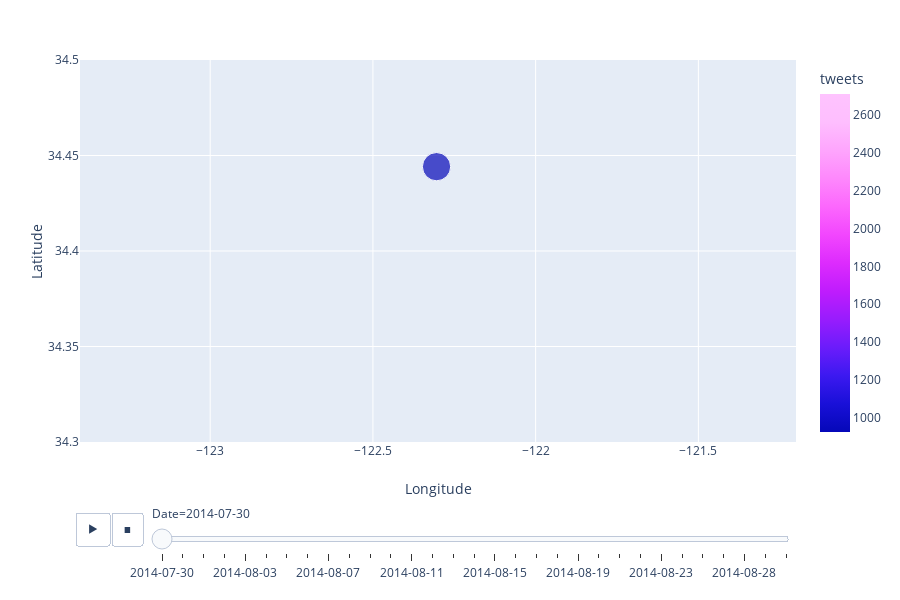

Notebook cell for this chart:
### Code cell
px.scatter(Napa_1, x='Longitude', y='Latitude', range_x=[-123.4, -121.2],\
           range_y=[34.3, 34.5], animation_frame='Date', color='tweets', size = 'Latitude')

### Figure 1 — Plotly figure (JSON) as saved in the notebook; plotly's stock layout.template omitted (floating-point values rounded to 4 significant figures)
{"data": [{"hoverlabel": {"namelength": 0}, "hovertemplate": "Date=2014-07-30<br>Longitude=%{x}<br>Latitude=%{marker.size}<br>tweets=%{marker.color}", "legendgroup": "", "marker": {"cmax": 2711, "cmin": 924, "color": [924], "colorbar": {"title": {"text": "tweets"}}, "colorscale": [[0, "#0508b8"], [0.08333, "#1910d8"], [0.1667, "#3c19f0"], [0.25, "#6b1cfb"], [0.3333, "#981cfd"], [0.4167, "#bf1cfd"], [0.5, "#dd2bfd"], [0.5833, "#f246fe"], [0.6667, "#fc67fd"], [0.75, "#fe88fc"], [0.8333, "#fea5fd"], [0.9167, "#febefe"], [1, "#fec3fe"]], "showscale": true, "size": [34.44], "sizemode": "area", "sizeref": 0.08611, "symbol": "circle"}, "mode": "markers", "name": "", "showlegend": false, "type": "scatter", "uid": "a453e2bf-a069-495b-a7e1-6b601e5aea7d", "x": [-122.3], "xaxis": "x", "y": [34.44], "yaxis": "y"}], "layout": {"grid": {"xaxes": ["x"], "xgap": 0.1, "xside": "bottom", "yaxes": ["y"], "ygap": 0.1, "yside": "left"}, "height": 600, "legend": {"itemsizing": "constant", "tracegroupgap": 0}, "margin": {"t": 60}, "sliders": [{"active": 0, "currentvalue": {"prefix": "Date="}, "len": 0.9, "pad": {"b": 10, "t": 60}, "steps": [{"args": [["2014-07-30"], {"frame": {"duration": 0, "redraw": false}, "fromcurrent": true, "mode": "immediate", "transition": {"duration": 0, "easing": "linear"}}], "label": "2014-07-30", "method": "animate"}, {"args": [["2014-07-31"], {"frame": {"duration": 0, "redraw": false}, "fromcurrent": true, "mode": "immediate", "transition": {"duration": 0, "easing": "linear"}}], "label": "2014-07-31", "method": "animate"}, {"args": [["2014-08-01"], {"frame": {"duration": 0, "redraw": false}, "fromcurrent": true, "mode": "immediate", "transition": {"duration": 0, "easing": "linear"}}], "label": "2014-08-01", "method": "animate"}, {"args": [["2014-08-02"], {"frame": {"duration": 0, "redraw": false}, "fromcurrent": true, "mode": "immediate", "transition": {"duration": 0, "easing": "linear"}}], "label": "2014-08-02", "method": "animate"}, {"args": [["2014-08-03"], {"frame": {"duration": 0, "redraw": false}, "fromcurrent": true, "mode": "immediate", "transition": {"duration": 0, "easing": "linear"}}], "label": "2014-08-03", "method": "animate"}, {"args": [["2014-08-04"], {"frame": {"duration": 0, "redraw": false}, "fromcurrent": true, "mode": "immediate", "transition": {"duration": 0, "easing": "linear"}}], "label": "2014-08-04", "method": "animate"}, {"args": [["2014-08-05"], {"frame": {"duration": 0, "redraw": false}, "fromcurrent": true, "mode": "immediate", "transition": {"duration": 0, "easing": "linear"}}], "label": "2014-08-05", "method": "animate"}, {"args": [["2014-08-06"], {"frame": {"duration": 0, "redraw": false}, "fromcurrent": true, "mode": "immediate", "transition": {"duration": 0, "easing": "linear"}}], "label": "2014-08-06", "method": "animate"}, {"args": [["2014-08-07"], {"frame": {"duration": 0, "redraw": false}, "fromcurrent": true, "mode": "immediate", "transition": {"duration": 0, "easing": "linear"}}], "label": "2014-08-07", "method": "animate"}, {"args": [["2014-08-08"], {"frame": {"duration": 0, "redraw": false}, "fromcurrent": true, "mode": "immediate", "transition": {"duration": 0, "easing": "linear"}}], "label": "2014-08-08", "method": "animate"}, {"args": [["2014-08-09"], {"frame": {"duration": 0, "redraw": false}, "fromcurrent": true, "mode": "immediate", "transition": {"duration": 0, "easing": "linear"}}], "label": "2014-08-09", "method": "animate"}, {"args": [["2014-08-10"], {"frame": {"duration": 0, "redraw": false}, "fromcurrent": true, "mode": "immediate", "transition": {"duration": 0, "easing": "linear"}}], "label": "2014-08-10", "method": "animate"}, {"args": [["2014-08-11"], {"frame": {"duration": 0, "redraw": false}, "fromcurrent": true, "mode": "immediate", "transition": {"duration": 0, "easing": "linear"}}], "label": "2014-08-11", "method": "animate"}, {"args": [["2014-08-12"], {"frame": {"duration": 0, "redraw": false}, "fromcurrent": true, "mode": "immediate", "transition": {"duration": 0, "easing": "linear"}}], "label": "2014-08-12", "method": "animate"}, {"args": [["2014-08-13"], {"frame": {"duration": 0, "redraw": false}, "fromcurrent": true, "mode": "immediate", "transition": {"duration": 0, "easing": "linear"}}], "label": "2014-08-13", "method": "animate"}, {"args": [["2014-08-14"], {"frame": {"duration": 0, "redraw": false}, "fromcurrent": true, "mode": "immediate", "transition": {"duration": 0, "easing": "linear"}}], "label": "2014-08-14", "method": "animate"}, {"args": [["2014-08-15"], {"frame": {"duration": 0, "redraw": false}, "fromcurrent": true, "mode": "immediate", "transition": {"duration": 0, "easing": "linear"}}], "label": "2014-08-15", "method": "animate"}, {"args": [["2014-08-16"], {"frame": {"duration": 0, "redraw": false}, "fromcurrent": true, "mode": "immediate", "transition": {"duration": 0, "easing": "linear"}}], "label": "2014-08-16", "method": "animate"}, {"args": [["2014-08-17"], {"frame": {"duration": 0, "redraw": false}, "fromcurrent": true, "mode": "immediate", "transition": {"duration": 0, "easing": "linear"}}], "label": "2014-08-17", "method": "animate"}, {"args": [["2014-08-18"], {"frame": {"duration": 0, "redraw": false}, "fromcurrent": true, "mode": "immediate", "transition": {"duration": 0, "easing": "linear"}}], "label": "2014-08-18", "method": "animate"}, {"args": [["2014-08-19"], {"frame": {"duration": 0, "redraw": false}, "fromcurrent": true, "mode": "immediate", "transition": {"duration": 0, "easing": "linear"}}], "label": "2014-08-19", "method": "animate"}, {"args": [["2014-08-20"], {"frame": {"duration": 0, "redraw": false}, "fromcurrent": true, "mode": "immediate", "transition": {"duration": 0, "easing": "linear"}}], "label": "2014-08-20", "method": "animate"}, {"args": [["2014-08-21"], {"frame": {"duration": 0, "redraw": false}, "fromcurrent": true, "mode": "immediate", "transition": {"duration": 0, "easing": "linear"}}], "label": "2014-08-21", "method": "animate"}, {"args": [["2014-08-22"], {"frame": {"duration": 0, "redraw": false}, "fromcurrent": true, "mode": "immediate", "transition": {"duration": 0, "easing": "linear"}}], "label": "2014-08-22", "method": "animate"}, {"args": [["2014-08-23"], {"frame": {"duration": 0, "redraw": false}, "fromcurrent": true, "mode": "immediate", "transition": {"duration": 0, "easing": "linear"}}], "label": "2014-08-23", "method": "animate"}, {"args": [["2014-08-25"], {"frame": {"duration": 0, "redraw": false}, "fromcurrent": true, "mode": "immediate", "transition": {"duration": 0, "easing": "linear"}}], "label": "2014-08-25", "method": "animate"}, {"args": [["2014-08-26"], {"frame": {"duration": 0, "redraw": false}, "fromcurrent": true, "mode": "immediate", "transition": {"duration": 0, "easing": "linear"}}], "label": "2014-08-26", "method": "animate"}, {"args": [["2014-08-27"], {"frame": {"duration": 0, "redraw": false}, "fromcurrent": true, "mode": "immediate", "transition": {"duration": 0, "easing": "linear"}}], "label": "2014-08-27", "method": "animate"}, {"args": [["2014-08-28"], {"frame": {"duration": 0, "redraw": false}, "fromcurrent": true, "mode": "immediate", "transition": {"duration": 0, "easing": "linear"}}], "label": "2014-08-28", "method": "animate"}, {"args": [["2014-08-29"], {"frame": {"duration": 0, "redraw": false}, "fromcurrent": true, "mode": "immediate", "transition": {"duration": 0, "easing": "linear"}}], "label": "2014-08-29", "method": "animate"}, {"args": [["2014-08-24"], {"frame": {"duration": 0, "redraw": false}, "fromcurrent": true, "mode": "immediate", "transition": {"duration": 0, "easing": "linear"}}], "label": "2014-08-24", "method": "animate"}], "x": 0.1, "xanchor": "left", "y": 0, "yanchor": "top"}], "updatemenus": [{"buttons": [{"args": [null, {"frame": {"duration": 500, "redraw": false}, "fromcurrent": true, "mode": "immediate", "transition": {"duration": 500, "easing": "linear"}}], "label": "&#9654;", "method": "animate"}, {"args": [[null], {"frame": {"duration": 0, "redraw": false}, "fromcurrent": true, "mode": "immediate", "transition": {"duration": 0, "easing": "linear"}}], "label": "&#9724;", "method": "animate"}], "direction": "left", "pad": {"r": 10, "t": 70}, "showactive": false, "type": "buttons", "x": 0.1, "xanchor": "right", "y": 0, "yanchor": "top"}], "xaxis": {"range": [-123.4, -121.2], "title": {"text": "Longitude"}}, "yaxis": {"range": [34.3, 34.5], "title": {"text": "Latitude"}}}}
